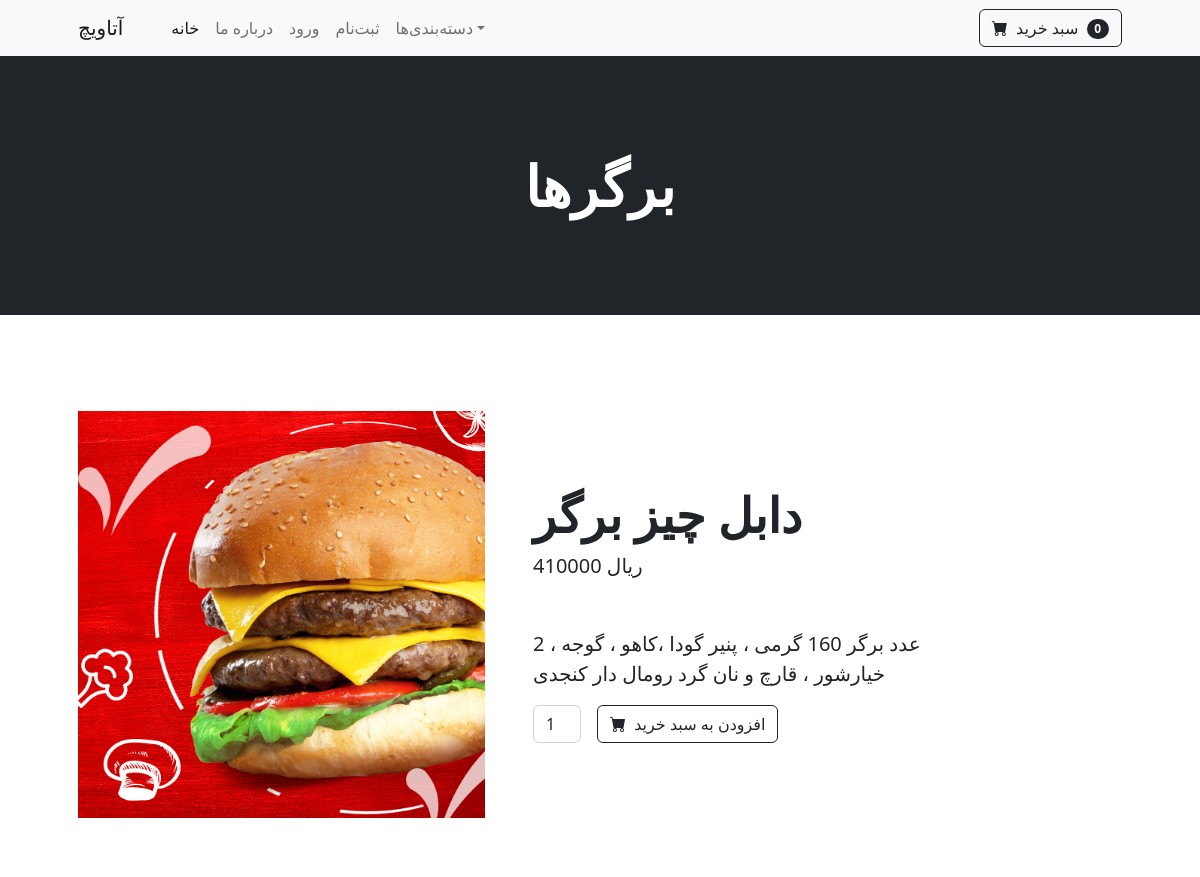
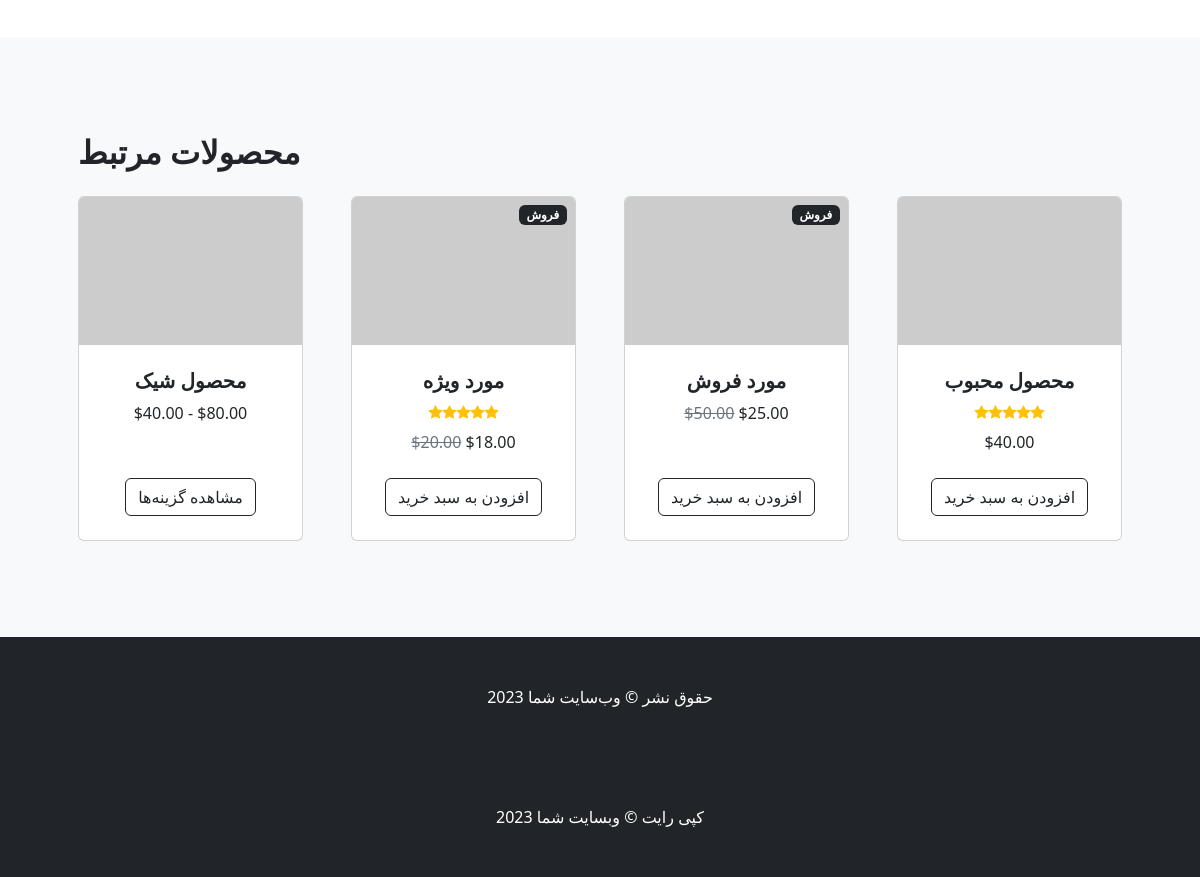
The page /product/6/ on the database its author committed (2 pictures, top to bottom).
### store/models.py (models this page shows, shortened)
class Product(models.Model):
    name = models.CharField(max_length=30, verbose_name="نام محصول")
    description = models.TextField(verbose_name="توضیحات")
    price = models.IntegerField(verbose_name="قیمت")
    image = models.ImageField(upload_to="image/products/", verbose_name="تصویر")
    category = models.ForeignKey(
        Category, on_delete=models.CASCADE, default=1, verbose_name="دسته بندی"
    )
    class Meta:
        ordering = ("name",)
        verbose_name = "محصول"
        verbose_name_plural = "محصولات"

class Category(models.Model):
    name = models.CharField(max_length=255, verbose_name="نام دسته بندی")
    slug = models.SlugField(
        max_length=300, unique=True, allow_unicode=True, verbose_name="آدرس دسته بندی"
    )
    class Meta:
        ordering = ("name",)
        verbose_name = "دسته بندی"
        verbose_name_plural = "دسته بندی ها"
    def __str__(self):
        return self.name

### store/views.py (the view)
# urls.py: path("product/<int:pk>/", ProductDetailView.as_view(), name="product_detail"),
class ProductDetailView(DetailView):
    model = Product
    template_name = "product.html"
    context_object_name = "product"

### store/context_processors.py (called while the page is built)
def category_list(request):
    categories = Category.objects.all()
    return {"categories": categories}

### store/templates/product.html (shortened to what this page needs)
{% extends "base.html" %}
{% block content %}
<header class="bg-dark py-5">
  <div class="container px-4 px-lg-5 my-5">
      <div class="text-center text-white">
          <h1 class="display-4 fw-bolder">{{product.category}}</h1>
      </div>
  </div>
</header>
<body>
  <section class="py-5">
      <div class="container px-4 px-lg-5 my-5">
          <div class="row gx-4 gx-lg-5 align-items-center">
              <div class="col-md-5"><img class="card-img-top mb-5 mb-md-0" src="{{product.image.url}}" alt="{{product.name}}" /></div>
              <div class="col-md-5">
                  <h1 class="display-5 fw-bolder">{{product.name}}</h1>
                  <div class="fs-5 mb-5">
                      <span>{{product.price}} ریال</span>
                  </div>
                  <p class="lead">{{product.description}}</p>
                  <div class="d-flex">
                      <input class="form-control text-center me-3" id="inputQuantity" type="number" value="1" style="max-width: 3rem" />
                      <button class="btn btn-outline-dark flex-shrink-0" type="button">
                          <i class="bi-cart-fill me-1"></i>
                          افزودن به سبد خرید
                      </button>
                  </div>
              </div>
          </div>
      </div>
  </section>
  <section class="py-5 bg-light">
      <div class="container px-4 px-lg-5 mt-5">
          <h2 class="fw-bolder mb-4">محصولات مرتبط</h2>
          <div class="row gx-4 gx-lg-5 row-cols-2 row-cols-md-3 row-cols-xl-4 justify-content-center">
              <div class="col mb-5">
                  <div class="card h-100">
                      <img class="card-img-top" src="https://dummyimage.com/450x300/dee2e6/6c757d.jpg" alt="..." />
                      <div class="card-body p-4">
                          <div class="text-center">
                              <h5 class="fw-bolder">محصول شیک</h5>
                              $40.00 - $80.00
                          </div>
                      </div>
                      <div class="card-footer p-4 pt-0 border-top-0 bg-transparent">
                          <div class="text-center"><a class="btn btn-outline-dark mt-auto" href="#">مشاهده گزینه‌ها</a></div>
                      </div>
                  </div>
              </div>
              <div class="col mb-5">
                  <div class="card h-100">
                      <div class="badge bg-dark text-white position-absolute" style="top: 0.5rem; right: 0.5rem">فروش</div>
                      <img class="card-img-top" src="https://dummyimage.com/450x300/dee2e6/6c757d.jpg" alt="..." />
                      <div class="card-body p-4">
                          <div class="text-center">
                              <h5 class="fw-bolder">مورد ویژه</h5>
                              <div class="d-flex justify-content-center small text-warning mb-2">
                                  <div class="bi-star-fill"></div>
                                  <div class="bi-star-fill"></div>
                                  <div class="bi-star-fill"></div>
                                  <div class="bi-star-fill"></div>
                                  <div class="bi-star-fill"></div>
                              </div>
                              <span class="text-muted text-decoration-line-through">$20.00</span>
                              $18.00
                          </div>
                      </div>
                      <div class="card-footer p-4 pt-0 border-top-0 bg-transparent">
                          <div class="text-center"><a class="btn btn-outline-dark mt-auto" href="#">افزودن به سبد خرید</a></div>
                      </div>
                  </div>
              </div>
              <div class="col mb-5">
                  <div class="card h-100">
                      <div class="badge bg-dark text-white position-absolute" style="top: 0.5rem; right: 0.5rem">فروش</div>
                      <img class="card-img-top" src="https://dummyimage.com/450x300/dee2e6/6c757d.jpg" alt="..." />
                      <div class="card-body p-4">
                          <div class="text-center">
                              <h5 class="fw-bolder">مورد فروش</h5>
                              <span class="text-muted text-decoration-line-through">$50.00</span>
                              $25.00
                          </div>
                      </div>
                      <div class="card-footer p-4 pt-0 border-top-0 bg-transparent">
                          <div class="text-center"><a class="btn btn-outline-dark mt-auto" href="#">افزودن به سبد خرید</a></div>
                      </div>
                  </div>
              </div>
              <div class="col mb-5">
                  <div class="card h-100">
                      <img class="card-img-top" src="https://dummyimage.com/450x300/dee2e6/6c757d.jpg" alt="..." />
                      <div class="card-body p-4">
                          <div class="text-center">
                              <h5 class="fw-bolder">محصول محبوب</h5>
                              <div class="d-flex justify-content-center small text-warning mb-2">
                                  <div class="bi-star-fill"></div>
                                  <div class="bi-star-fill"></div>
                                  <div class="bi-star-fill"></div>
                                  <div class="bi-star-fill"></div>
                                  <div class="bi-star-fill"></div>
                              </div>
                              $40.00
                          </div>
                      </div>
                      <div class="card-footer p-4 pt-0 border-top-0 bg-transparent">
                          <div class="text-center"><a class="btn btn-outline-dark mt-auto" href="#">افزودن به سبد خرید</a></div>
                      </div>
                  </div>
              </div>
          </div>
      </div>
  </section>
  <footer class="py-5 bg-dark">
      <div class="container"><p class="m-0 text-center text-white">حقوق نشر &copy; وب‌سایت شما 2023</p></div>
  </footer>
</body>
</html>
{% endblock content %}

### rows shown on the page
Product: category "برگرها", image (picture), name "دابل چیز برگر", price "410000", description "2 عدد برگر 160 گرمی ، پنیر گودا ،کاهو ، گوجه ، خیارشور ، قارچ و نان گرد رومال دار کنجدی"
